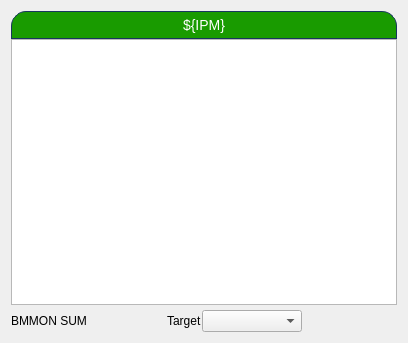
<?xml version="1.0" encoding="UTF-8"?>
<ui version="4.0">
 <class>Form</class>
 <widget class="QWidget" name="Form">
  <property name="geometry">
   <rect>
    <x>0</x>
    <y>0</y>
    <width>408</width>
    <height>343</height>
   </rect>
  </property>
  <property name="windowTitle">
   <string>Form</string>
  </property>
  <layout class="QVBoxLayout" name="verticalLayout">
   <item>
    <layout class="QGridLayout" name="gridLayout">
     <property name="verticalSpacing">
      <number>0</number>
     </property>
     <item row="1" column="0">
      <widget class="PyDMTimePlot" name="PyDMTimePlot">
       <property name="toolTip">
        <string/>
       </property>
       <property name="yAxes">
        <stringlist>
         <string>{&quot;name&quot;: &quot;Axis 1&quot;, &quot;orientation&quot;: &quot;left&quot;, &quot;minRange&quot;: -1.0, &quot;maxRange&quot;: 1.0, &quot;autoRange&quot;: true}</string>
        </stringlist>
       </property>
       <property name="curves">
        <stringlist>
         <string>{&quot;channel&quot;: &quot;ca://${BMMON}:SUM&quot;, &quot;name&quot;: &quot;BMMON:SUM&quot;, &quot;color&quot;: &quot;white&quot;, &quot;lineStyle&quot;: 1, &quot;lineWidth&quot;: 1, &quot;symbol&quot;: null, &quot;symbolSize&quot;: 10, &quot;yAxisName&quot;: &quot;Axis 1&quot;}</string>
        </stringlist>
       </property>
       <property name="timeSpan">
        <double>30.000000000000000</double>
       </property>
       <property name="updateInterval">
        <double>0.200000000000000</double>
       </property>
      </widget>
     </item>
     <item row="0" column="0">
      <widget class="PyDMLabel" name="PyDMLabel">
       <property name="toolTip">
        <string/>
       </property>
       <property name="styleSheet">
        <string notr="true">QLabel {
    qproperty-alignment: AlignCenter;
    border: 1px solid #FF17365D;
    border-top-left-radius: 15px;
    border-top-right-radius: 15px;
    background-color: rgb(25, 155, 0);
    padding: 5px 0px;
    color: rgb(255, 255, 255);
    max-height: 25px;
    font-size: 14px;
}</string>
       </property>
       <property name="text">
        <string>${IPM}</string>
       </property>
       <property name="alignment">
        <set>Qt::AlignCenter</set>
       </property>
      </widget>
     </item>
     <item row="3" column="0">
      <layout class="QHBoxLayout" name="horizontalLayout">
       <item>
        <widget class="PyDMLabel" name="PyDMLabel_3">
         <property name="toolTip">
          <string/>
         </property>
         <property name="text">
          <string>BMMON SUM</string>
         </property>
        </widget>
       </item>
       <item>
        <widget class="PyDMLabel" name="PyDMLabel_2">
         <property name="minimumSize">
          <size>
           <width>80</width>
           <height>0</height>
          </size>
         </property>
         <property name="toolTip">
          <string/>
         </property>
         <property name="alignment">
          <set>Qt::AlignCenter</set>
         </property>
         <property name="channel" stdset="0">
          <string>ca://${BMMON}:SUM</string>
         </property>
         <property name="displayFormat" stdset="0">
          <enum>PyDMLabel::Decimal</enum>
         </property>
        </widget>
       </item>
       <item>
        <widget class="PyDMLabel" name="PyDMLabel_4">
         <property name="toolTip">
          <string/>
         </property>
         <property name="text">
          <string>Target</string>
         </property>
        </widget>
       </item>
       <item>
        <widget class="PyDMEnumComboBox" name="PyDMEnumComboBox">
         <property name="minimumSize">
          <size>
           <width>100</width>
           <height>0</height>
          </size>
         </property>
         <property name="toolTip">
          <string/>
         </property>
         <property name="channel" stdset="0">
          <string>ca://${IPM}:TARGET:GO</string>
         </property>
        </widget>
       </item>
       <item>
        <spacer name="horizontalSpacer">
         <property name="orientation">
          <enum>Qt::Horizontal</enum>
         </property>
         <property name="sizeHint" stdset="0">
          <size>
           <width>40</width>
           <height>20</height>
          </size>
         </property>
        </spacer>
       </item>
      </layout>
     </item>
     <item row="2" column="0">
      <spacer name="verticalSpacer">
       <property name="orientation">
        <enum>Qt::Vertical</enum>
       </property>
       <property name="sizeType">
        <enum>QSizePolicy::Fixed</enum>
       </property>
       <property name="sizeHint" stdset="0">
        <size>
         <width>20</width>
         <height>5</height>
        </size>
       </property>
      </spacer>
     </item>
    </layout>
   </item>
  </layout>
 </widget>
 <customwidgets>
  <customwidget>
   <class>PyDMLabel</class>
   <extends>QLabel</extends>
   <header>pydm.widgets.label</header>
  </customwidget>
  <customwidget>
   <class>PyDMTimePlot</class>
   <extends>QGraphicsView</extends>
   <header>pydm.widgets.timeplot</header>
  </customwidget>
  <customwidget>
   <class>PyDMEnumComboBox</class>
   <extends>QComboBox</extends>
   <header>pydm.widgets.enum_combo_box</header>
  </customwidget>
 </customwidgets>
 <resources/>
 <connections/>
</ui>
